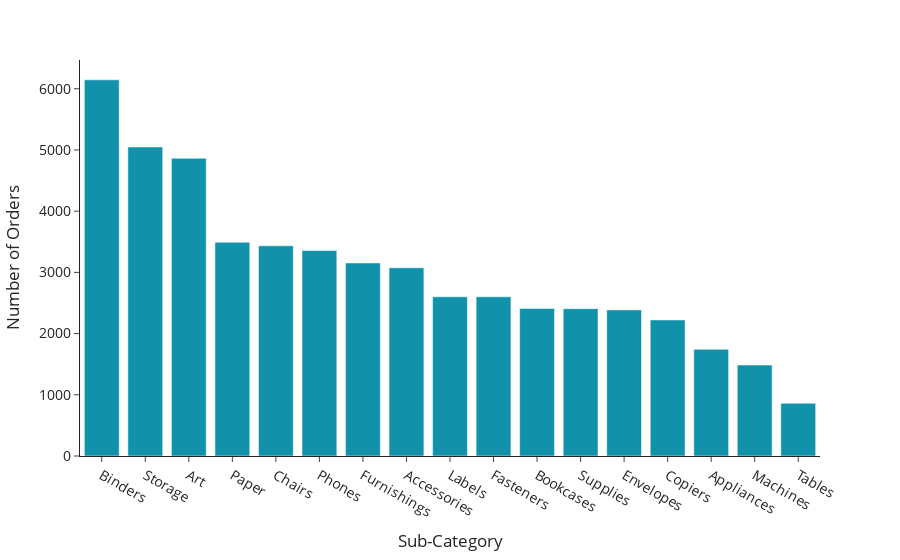

The notebook cell saved with this chart:
### Markdown cell above
##### sub category

### Code cell
fig = px.bar(x = orders['Sub-Category'].value_counts().index, y = orders['Sub-Category'].value_counts(),
             template = 'simple_white', color_discrete_sequence = colors)

#Set Title and x/y axis labels
fig.update_layout(
    xaxis_title="Sub-Category",
    yaxis_title="Number of Orders",
    font = dict(
            size = 14
            ),    
    title={
        #'text': "Frequency of Orders by Sub-Category",
        'y':0.95,
        'x':0.5
        }
    )

fig.show()

### Figure 1 — Plotly figure (JSON) as saved in the notebook; plotly's stock layout.template omitted (floating-point values rounded to 4 significant figures)
{"data": [{"alignmentgroup": "True", "hovertemplate": "x=%{x}<br>y=%{y}<extra></extra>", "legendgroup": "", "marker": {"color": "#1192AA", "pattern": {"shape": ""}}, "name": "", "offsetgroup": "", "orientation": "v", "showlegend": false, "textposition": "auto", "type": "bar", "x": ["Binders", "Storage", "Art", "Paper", "Chairs", "Phones", "Furnishings", "Accessories", "Labels", "Fasteners", "Bookcases", "Supplies", "Envelopes", "Copiers", "Appliances", "Machines", "Tables"], "xaxis": "x", "y": [6146, 5049, 4864, 3492, 3434, 3357, 3154, 3075, 2601, 2601, 2411, 2407, 2387, 2223, 1742, 1486, 861], "yaxis": "y"}], "layout": {"barmode": "relative", "font": {"size": 14}, "legend": {"tracegroupgap": 0}, "margin": {"t": 60}, "title": {"x": 0.5, "y": 0.95}, "xaxis": {"anchor": "y", "domain": [0, 1], "title": {"text": "Sub-Category"}}, "yaxis": {"anchor": "x", "domain": [0, 1], "title": {"text": "Number of Orders"}}}}
